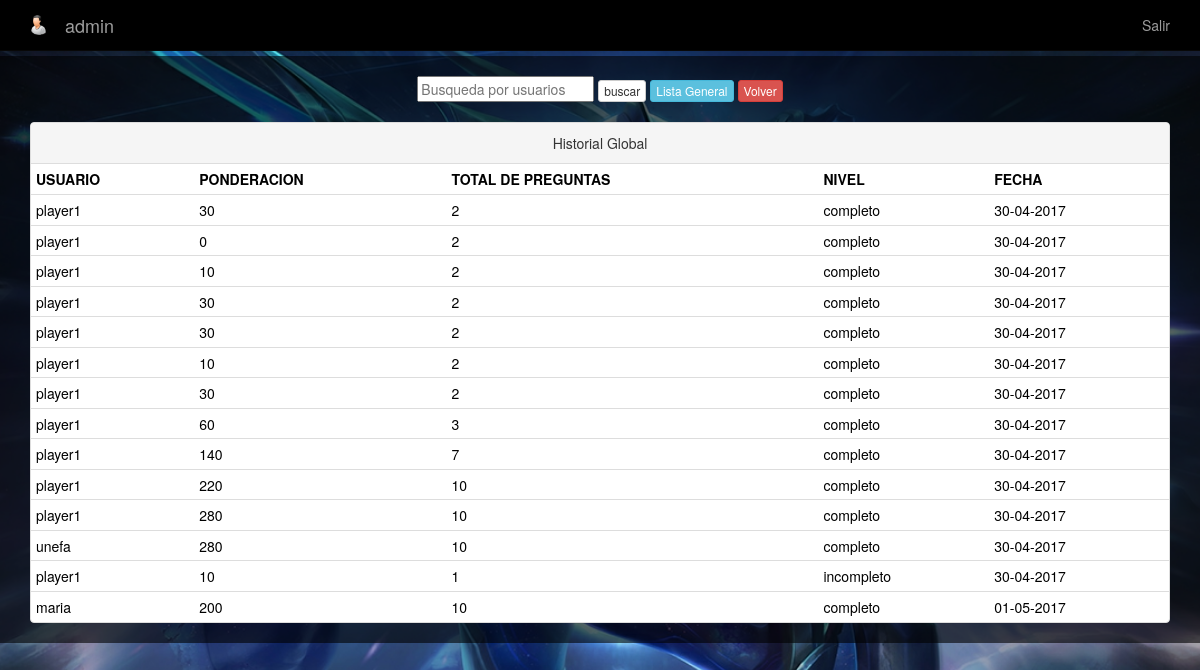
The page /historial.php (signed in) on the database its author committed.
### tables this page shows
CREATE TABLE `historial` (
  `id_historial` int(4) NOT NULL,
  `user` varchar(15) NOT NULL,
  `ponderacion` varchar(10) NOT NULL,
  `progreso` varchar(10) NOT NULL,
  `session` varchar(10) NOT NULL,
  `fecha` varchar(15) NOT NULL
);

### historial.php (the view, shortened to what this page needs)
<?php
if ($_SESSION["user"])
{
?>
<!doctype html>
<html>
<head>
<link rel="stylesheet" href="css/bootstrap.min.css">
<link rel="stylesheet" href="estilos.css">
</head>
            <body class="fondo">
                <div class="container">
                    <br>
                    <header>
                        <nav class="navbar navbar-inverse navbar-fixed-top" style="background:#000000;">
                            <div class="container">
                                <div class="navbar-header">
                                    <a class="navbar-brand">
                                        <img alt="Brand" src="img/Person-Male-Light-icon.png" width="20" height="20">
                                    </a>
                                    <a href="#" class="navbar-brand"><?=$_SESSION["user"];?></a>
                                </div>
                                <div class="collapse navbar-collapse" id="navbar1">
                                    <ul class="nav navbar-nav navbar-right">
                                        <li><a href="salir.php">Salir</a></li>
                                    </ul>
                                </div>
                            </div>
                        </nav>
                    </header>
                </div>
                    <div class="container-fluid cuerpo" style="margin-top:3%;">
                        <div class="col-md-12" align="center">
                            <div class="row">
                                <div class="col-md-12" >
                                    <?php
                                        require_once("conexion.php");
                                        $where="";
                                            $historial= "SELECT * FROM historial $where";
                                            $res = mysql_query($historial,$con);
                                            if(mysql_num_rows($res)== 0){
                                                echo "<h1 align='center'>SIN REGISTROS</h1>";
                                            }
                                    else {
                                        ?>
                                                <form action="" method="post" id="formulario" style="color:black"><br>
                                                    <input type="text" name="buser" placeholder="Busqueda por usuarios" >
                                                    <button name="buscar" value="submit" class="btn btn-default btn-xs">buscar</button><a href="historial.php"  style="margin-left:4px;" class="btn btn-info btn-xs">Lista General</a><a href="menu.php" style="margin-left:4px;" class="btn btn-danger btn-xs">Volver</a>
                                                </form><br>
                                                <div class="panel panel-default">
                                                    <div class="panel-heading">Historial Global</div>
                                                    <table class="table table-condensed " style="color:black">
                                                        <tr>
                                                            <th>USUARIO</th>
                                                            <th>PONDERACION</th>
                                                            <th>TOTAL DE PREGUNTAS</th>
                                                            <th>NIVEL</th>
                                                            <th>FECHA</th>
                                                        </tr>
                                                        <?php
                                                            while ($registroHistorial =  mysql_fetch_assoc ($res)){
                                                                echo '  <tr>
                                                                            <td>'.$registroHistorial['user'].'</td>
                                                                            <td>'.$registroHistorial['ponderacion'].'</td>
                                                                            <td>'.$registroHistorial['progreso'].'</td>
                                                                            <td>'.$registroHistorial['session'].'</td>
                                                                            <td>'.$registroHistorial['fecha'].'</td>
                                                                        <tr>';
                                                            }
                                                        }
                                                        ?>
                                                    </table>
                                                </div>
                                </div>
                            </div>
    </body>
    <?php
            }   else
                    {
                        header("location:error_session.php");
                    }
    ?>
</html>

### estilos.css (style rules this page uses)
.fondo { background:url(img/MasterYi_10.jpg) no-repeat center center fixed ; -webkit-background-size: cover; -moz-background-size: cover; -o-background-size: cover; background-size: cover; width: 100%; }
.cuerpo { background:rgba(0,0,0,0.6); color:#FFFFFF; }

### rows shown on the page
historial: user "player1", ponderacion "30", progreso "2", session "completo", fecha "30-04-2017"
historial: user "player1", ponderacion "0", progreso "2", session "completo", fecha "30-04-2017"
historial: user "player1", ponderacion "10", progreso "2", session "completo", fecha "30-04-2017"
historial: user "player1", ponderacion "30", progreso "2", session "completo", fecha "30-04-2017"
historial: user "player1", ponderacion "30", progreso "2", session "completo", fecha "30-04-2017"
historial: user "player1", ponderacion "10", progreso "2", session "completo", fecha "30-04-2017"
historial: user "player1", ponderacion "30", progreso "2", session "completo", fecha "30-04-2017"
historial: user "player1", ponderacion "60", progreso "3", session "completo", fecha "30-04-2017"
historial: user "player1", ponderacion "140", progreso "7", session "completo", fecha "30-04-2017"
historial: user "player1", ponderacion "220", progreso "10", session "completo", fecha "30-04-2017"
historial: user "player1", ponderacion "280", progreso "10", session "completo", fecha "30-04-2017"
historial: user "unefa", ponderacion "280", progreso "10", session "completo", fecha "30-04-2017"
historial: user "player1", ponderacion "10", progreso "1", session "incompleto", fecha "30-04-2017"
historial: user "maria", ponderacion "200", progreso "10", session "completo", fecha "01-05-2017"

### other values the page prints
$_SESSION["user"] "admin"
